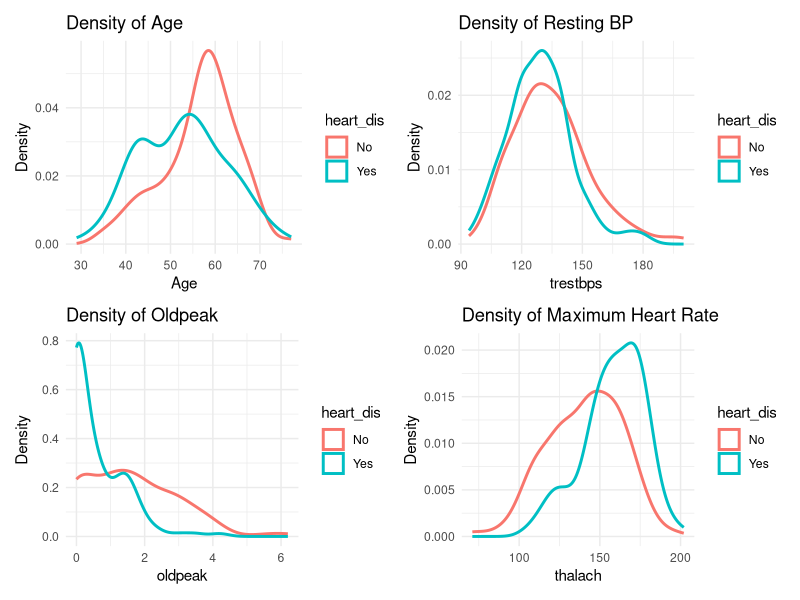

Reproduce this figure in R.
## ---- chunk 1
library(knitr)
#install the tidyverse library (do this once)
#install.packages("tidyverse")
library(tidyverse)
library(patchwork)
#set chunk and figure default options
knitr::opts_chunk$set(echo = FALSE, message = FALSE, warning = FALSE, fig.width = 4, fig.height = 4, tidy = TRUE)
## ---- chunk 2
trainingdata <- read.csv("heart_training.csv")
testdata <- read.csv("heart_test.csv")

factor_vars <- c("sex", "cp", "fps", "exang", "restecg")
for(v in factor_vars) {
  if(v %in% names(trainingdata)) trainingdata[[v]] <- as.factor(trainingdata[[v]])
  if(v %in% names(testdata)) testdata[[v]] <- as.factor(testdata[[v]])
}


logit_model <- glm(target ~ age + sex + cp + trestbps + thalach + exang + oldpeak + ca + thal,
                   data = trainingdata, family = binomial)
train_pred_prob <- predict(logit_model, type = "response")
train_pred_class <- ifelse(train_pred_prob > 0.5, 1, 0)

train_accuracy <- mean(train_pred_class == trainingdata$target)
cat("Logistic Regression - Training Accuracy:", round(train_accuracy, 3), "\n")


test_pred_prob <- predict(logit_model, newdata = testdata, type = "response")
test_pred_class <- ifelse(test_pred_prob > 0.5, 1, 0)
test_accuracy <- mean(test_pred_class == testdata$target)
cat("Logistic Regression - Test Accuracy:", round(test_accuracy, 3), "\n")

## ---- chunk 3
heart_dis <- rep("Yes", nrow(trainingdata))
heart_dis[trainingdata$target == 0] <- "No"
trainingdata$heart_dis <- heart_dis

## ---- chunk 4

p_age <- ggplot(trainingdata, aes(x = age, color = heart_dis)) +
  geom_density(size = 1) +
  labs(title = "Density of Age", x = "Age", y = "Density") +
  theme_minimal()

p_trestbps <- ggplot(trainingdata, aes(x = trestbps, color = heart_dis)) +
  geom_density(size = 1) +
  labs(title = "Density of Resting BP", x = "trestbps", y = "Density") +
  theme_minimal()

p_oldpeak <- ggplot(trainingdata, aes(x = oldpeak, color = heart_dis)) +
  geom_density(size = 1) +
  labs(title = "Density of Oldpeak", x = "oldpeak", y = "Density") +
  theme_minimal()

p_thalach <- ggplot(trainingdata, aes(x = thalach, color = heart_dis)) +
  geom_density(size = 1) +
  labs(title = "Density of Maximum Heart Rate", x = "thalach", y = "Density") +
  theme_minimal()

combined_plot <- (p_age | p_trestbps) / (p_oldpeak | p_thalach)
print(combined_plot)

## ---- chunk 5
library(MASS) # package containing lda function


trainingdata$target <- as.factor(trainingdata$target)
testdata$target <- as.factor(testdata$target)

lda_model <- lda(target ~ age + sex + cp + trestbps + thalach + exang + oldpeak + ca + thal,
                 data = trainingdata)

lda_train_pred <- predict(lda_model)$class
lda_train_accuracy <- mean(lda_train_pred == trainingdata$target)
cat("LDA - Training Accuracy:", round(lda_train_accuracy, 3), "\n")

lda_test_pred <- predict(lda_model, newdata = testdata)$class
lda_test_accuracy <- mean(lda_test_pred == testdata$target)
cat("LDA - Test Accuracy:", round(lda_test_accuracy, 3), "\n")


## ---- chunk 6
qda_model <- qda(target ~ age + sex + cp + trestbps + thalach + exang + oldpeak + ca + thal,
                 data = trainingdata)

qda_train_pred <- predict(qda_model)$class
qda_train_accuracy <- mean(qda_train_pred == trainingdata$target)
cat("QDA - Training Accuracy:", round(qda_train_accuracy, 3), "\n")

qda_test_pred <- predict(qda_model, newdata = testdata)$class
qda_test_accuracy <- mean(qda_test_pred == testdata$target)
cat("QDA - Test Accuracy:", round(qda_test_accuracy, 3), "\n")

## ---- chunk 7
library(dplyr)
library(class)

training_knn <- trainingdata %>% 
  dplyr::select(age, sex, cp, trestbps, thalach, exang, oldpeak, ca, thal)

testing_knn <- testdata %>% 
  dplyr::select(age, sex, cp, trestbps, thalach, exang, oldpeak, ca, thal)

## ---- chunk 8
num_vars <- c("age", "trestbps", "oldpeak", "thalach")

training_knn <- training_knn %>% 
  mutate(across(all_of(num_vars), scale))

testing_knn <- testing_knn %>% 
  mutate(across(all_of(num_vars), scale))

## ---- chunk 9
set.seed(420) 

knn_pred <- knn(train = training_knn, test = testing_knn, cl = trainingdata$target, k = 14)

knn_test_accuracy <- mean(knn_pred == testdata$target)
cat("KNN (k = 14) - Test Accuracy:", round(knn_test_accuracy, 3), "\n")

## ---- chunk 10
head(Boston)

trn_samples <- sample(1:nrow(Boston), 440, replace = FALSE)
training_Boston <- Boston[trn_samples, ]
testing_Boston <- Boston[-trn_samples, ]
training_Boston$crimMedian <- training_Boston$crim > median(training_Boston$crim)
testing_Boston$crimMedian <- testing_Boston$crim > median(training_Boston$crim)

logit_boston <- glm(crimMedian ~ . - crim - crimMedian,
                    data = training_Boston, family = binomial)

train_pred_boston <- ifelse(predict(logit_boston, type = "response") > 0.5, TRUE, FALSE)
test_pred_boston <- ifelse(predict(logit_boston, newdata = testing_Boston, type = "response") > 0.5, TRUE, FALSE)

train_acc_boston <- mean(train_pred_boston == training_Boston$crimMedian)
test_acc_boston <- mean(test_pred_boston == testing_Boston$crimMedian)

cat("Boston Logistic Regression - Training Accuracy:", round(train_acc_boston, 3), "\n")
cat("Boston Logistic Regression - Test Accuracy:", round(test_acc_boston, 3), "\n")

lda_boston <- lda(crimMedian ~ . - crim - crimMedian, data = training_Boston)

lda_train_pred <- predict(lda_boston)$class
lda_test_pred <- predict(lda_boston, newdata = testing_Boston)$class

lda_train_acc <- mean(lda_train_pred == training_Boston$crimMedian)
lda_test_acc <- mean(lda_test_pred == testing_Boston$crimMedian)

cat("Boston LDA - Training Accuracy:", round(lda_train_acc, 3), "\n")
cat("Boston LDA - Test Accuracy:", round(lda_test_acc, 3), "\n")

library(class)

train_knn_boston <- training_Boston %>% dplyr::select(-crim, -crimMedian)
test_knn_boston <- testing_Boston %>% dplyr::select(-crim, -crimMedian)

train_knn_boston_scaled <- scale(train_knn_boston)
test_knn_boston_scaled <- scale(test_knn_boston,
                                center = attr(train_knn_boston_scaled, "scaled:center"),
                                scale = attr(train_knn_boston_scaled, "scaled:scale"))

knn_boston_pred <- knn(train = train_knn_boston_scaled,
                       test = test_knn_boston_scaled,
                       cl = training_Boston$crimMedian, k = 5)
knn_boston_test_acc <- mean(knn_boston_pred == testing_Boston$crimMedian)
cat("Boston KNN (k = 5) - Test Accuracy:", round(knn_boston_test_acc, 3), "\n")

